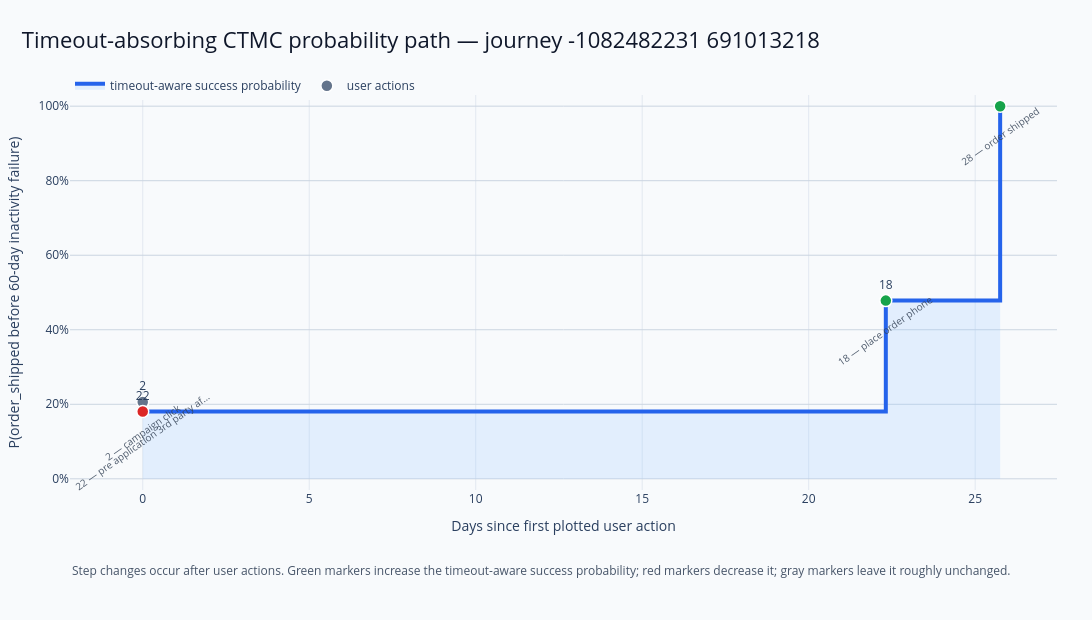

The notebook cell saved with this chart:
### Markdown cell above
## Interactive Timeout-Absorbing Probability Path

The static journey plot above uses the old global CTMC success-within-horizon score. The interactive Plotly version below uses the timeout-absorbing CTMC instead, so the y-axis is the probability of reaching order_shipped before the explicit 60-day inactivity-failure state. Each marker is labeled by state id and, on hover, the action name from Event Definitions.csv.

### Code cell
# Reuse the same candidate-selection idea, but score with the timeout-absorbing CTMC.
timeout_journey_plot_events = data.events(
    max_journeys=MAX_JOURNEYS,
    customer_actions_only=True,
    include_success=True,
)
timeout_journey_plot_events["timeout_success_probability"] = timeout_ctmc.predict_success_probability(
    timeout_journey_plot_events["ed_id"].to_numpy(),
    success_state=SUCCESS_STATE,
    horizon_seconds=60 * 24 * 60 * 60,
)

timeout_journey_candidates = (
    timeout_journey_plot_events
    .groupby("id")
    .agg(
        n_actions=("ed_id", "size"),
        p_min=("timeout_success_probability", "min"),
        p_max=("timeout_success_probability", "max"),
        reached_success=("ed_id", lambda s: bool((s == SUCCESS_STATE).any())),
    )
    .assign(p_range=lambda d: d["p_max"] - d["p_min"])
    .query("n_actions >= 4")
    .sort_values(["reached_success", "p_range", "n_actions"], ascending=[False, False, True])
)

TIMEOUT_JOURNEY_ID_FOR_PLOT = timeout_journey_candidates.index[0]
timeout_probability_fig, timeout_probability_path = plotly_timeout_probability_over_time(
    timeout_journey_plot_events,
    timeout_ctmc,
    event_defs=event_defs,
    journey_id=TIMEOUT_JOURNEY_ID_FOR_PLOT,
    customer_states=customer_states,
    success_state=SUCCESS_STATE,
    horizon_days=60,
)

display(timeout_probability_path)
timeout_probability_fig.show()

### Figure 1 — Plotly figure (JSON) as saved in the notebook; plotly's stock layout.template omitted (floating-point values rounded to 4 significant figures)
{"data": [{"fill": "tozeroy", "fillcolor": "rgba(147, 197, 253, 0.22)", "hoverinfo": "skip", "line": {"color": "#2563eb", "shape": "hv", "width": 4}, "mode": "lines", "name": "timeout-aware success probability", "type": "scatter", "x": [0.0, 0.0, 22.32, 25.75], "y": [0.2062, 0.1805, 0.4782, 1.0]}, {"customdata": [["2 — campaign click", "2021-05-31 06:00:00+00:00", 0, "unchanged"], ["22 — pre application 3rd party affiliates", "2021-05-31 06:00:00+00:00", -0.02571, "decrease"], ["18 — place order phone", "2021-06-22 13:35:41+00:00", 0.2977, "increase"], ["28 — order shipped", "2021-06-26 00:00:00+00:00", 0.5218, "increase"]], "hovertemplate": "<b>%{customdata[0]}</b><br>time: %{customdata[1]}<br>days since first action: %{x:.2f}<br>P(success before timeout): %{y:.3f}<br>change from previous action: %{customdata[2]:+.3f}<br>direction: %{customdata[3]}<extra></extra>", "marker": {"color": ["#64748b", "#dc2626", "#16a34a", "#16a34a"], "line": {"color": "white", "width": 1.5}, "size": 12}, "mode": "markers+text", "name": "user actions", "text": ["2", "22", "18", "28"], "textposition": "top center", "type": "scatter", "x": [0.0, 0.0, 22.32, 25.75], "y": [0.2062, 0.1805, 0.4782, 1.0]}], "layout": {"annotations": [{"align": "right", "font": {"color": "#334155", "size": 10}, "opacity": 0.86, "showarrow": false, "text": "2 — campaign click", "textangle": -35, "x": 0, "y": 0.1262}, {"align": "right", "font": {"color": "#334155", "size": 10}, "opacity": 0.86, "showarrow": false, "text": "22 — pre application 3rd party af…", "textangle": -35, "x": 0, "y": 0.1005}, {"align": "right", "font": {"color": "#334155", "size": 10}, "opacity": 0.86, "showarrow": false, "text": "18 — place order phone", "textangle": -35, "x": 22.32, "y": 0.3982}, {"align": "right", "font": {"color": "#334155", "size": 10}, "opacity": 0.86, "showarrow": false, "text": "28 — order shipped", "textangle": -35, "x": 25.75, "y": 0.92}, {"align": "left", "font": {"color": "#475569", "size": 12}, "showarrow": false, "text": "Step changes occur after user actions. Green markers increase the timeout-aware success probability; red markers decrease it; gray markers leave it roughly unchanged.", "x": 0, "xref": "paper", "y": -0.23, "yref": "paper"}], "height": 620, "hovermode": "closest", "legend": {"orientation": "h", "x": 0, "y": 1.06}, "margin": {"b": 130, "l": 70, "r": 35, "t": 95}, "paper_bgcolor": "#f8fafc", "plot_bgcolor": "#f8fafc", "title": {"font": {"color": "#0f172a", "size": 22}, "text": "Timeout-absorbing CTMC probability path — journey -1082482231 691013218", "x": 0.02, "xanchor": "left"}, "width": 1100, "xaxis": {"gridcolor": "#e2e8f0", "showgrid": true, "title": {"text": "Days since first plotted user action"}, "zeroline": false}, "yaxis": {"gridcolor": "#cbd5e1", "range": [-0.03, 1.03], "showgrid": true, "tickformat": ".0%", "title": {"text": "P(order_shipped before 60-day inactivity failure)"}, "zeroline": false}}}
